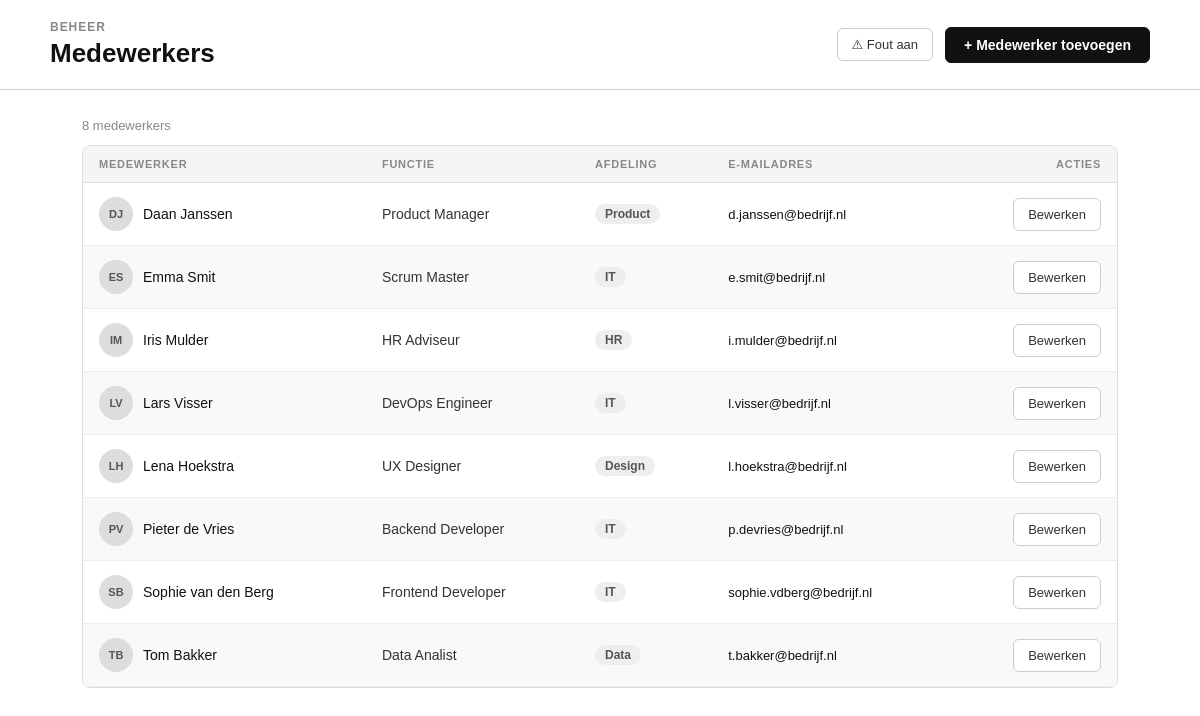
Screenshot of /medewerker_overzicht/medewerkers.php with the database file from the repository.
### tables this page shows
CREATE TABLE IF NOT EXISTS medewerkers (
    id INT AUTO_INCREMENT PRIMARY KEY,
    naam VARCHAR(100) NOT NULL,
    functie VARCHAR(100) NOT NULL,
    email VARCHAR(150) NOT NULL,
    afdeling VARCHAR(50) NOT NULL
);

### medewerker_overzicht/medewerkers.php (the view, shortened to what this page needs)
<?php
$host     = 'localhost';
$dbname   = 'medewerker_overzicht';
$username = 'root';
$password = '';
$medewerkers  = [];
$fout         = null;
$simuleer_fout = isset($_GET['fout']) && $_GET['fout'] == '1';
if ($simuleer_fout) {
    $fout = "Er is iets misgegaan bij het laden van de medewerkers.";
} else {
    try {
        $pdo = new PDO("mysql:host=$host;dbname=$dbname;charset=utf8", $username, $password);
        $pdo->setAttribute(PDO::ATTR_ERRMODE, PDO::ERRMODE_EXCEPTION);
        $stmt = $pdo->query("SELECT id, naam, functie, email, afdeling FROM medewerkers ORDER BY naam ASC");
        $medewerkers = $stmt->fetchAll(PDO::FETCH_ASSOC);
    } catch (PDOException $e) {
        $fout = "Er is iets misgegaan bij het laden van de medewerkers.";
    }
}
function initialen(string $naam): string {
    $delen  = explode(' ', $naam);
    $eerste = strtoupper(substr($delen[0], 0, 1));
    $laatste = strtoupper(substr(end($delen), 0, 1));
    return $eerste . $laatste;
}
?>
<!DOCTYPE html>
<html lang="nl">
<head>
    <link rel="stylesheet" href="medewerkers.css">
</head>
<body>
<header>
    <div class="header-inner">
        <div>
            <p class="header-label">Beheer</p>
            <h1 class="header-titel">Medewerkers</h1>
        </div>
        <div class="header-acties">
            <?php if ($simuleer_fout): ?>
                <a href="medewerkers.php" class="knop-secundair">✓ Normaal</a>
            <?php else: ?>
                <a href="medewerkers.php?fout=1" class="knop-secundair">⚠ Fout aan</a>
            <?php endif; ?>
            <button class="knop-primair" onclick="toggleFormulier()">+ Medewerker toevoegen</button>
        </div>
    </div>
</header>
<main>
    <?php if ($fout): ?>
        <div class="fout-blok">
            <div class="fout-icoon">!</div>
            <div>
                <p class="fout-tekst"><?= htmlspecialchars($fout) ?></p>
            </div>
        </div>
    <?php else: ?>
        <p class="aantal-tekst"><?= count($medewerkers) ?> medewerkers</p>
        <div class="tabel-wrapper">
            <table>
                <thead>
                    <tr>
                        <th>Medewerker</th>
                        <th>Functie</th>
                        <th>Afdeling</th>
                        <th>E-mailadres</th>
                        <th class="rechts">Acties</th>
                    </tr>
                </thead>
                <tbody>
                    <?php foreach ($medewerkers as $medewerker): ?>
                        <tr>
                            <td>
                                <div class="naam-cel">
                                    <div class="avatar"><?= htmlspecialchars(initialen($medewerker['naam'])) ?></div>
                                    <span class="naam"><?= htmlspecialchars($medewerker['naam']) ?></span>
                                </div>
                            </td>
                            <td><?= htmlspecialchars($medewerker['functie']) ?></td>
                            <td><span class="badge"><?= htmlspecialchars($medewerker['afdeling']) ?></span></td>
                            <td>
                                <a class="email-link" href="mailto:<?= htmlspecialchars($medewerker['email']) ?>">
                                    <?= htmlspecialchars($medewerker['email']) ?>
                                </a>
                            </td>
                            <td class="rechts">
                                <a class="knop-secundair" href="medewerker_bewerken.php?id=<?= (int)$medewerker['id'] ?>">Bewerken</a>
                            </td>
                        </tr>
                    <?php endforeach; ?>
                </tbody>
            </table>
        </div>
    <?php endif; ?>
</main>
</body>
</html>

### medewerker_overzicht/medewerkers.css (style rules this page uses)
* { box-sizing: border-box; margin: 0; padding: 0; }
body { font-family: sans-serif; background: #fff; color: #111; }
header { border-bottom: 1px solid #ccc; padding: 0 32px; }
.header-inner { max-width: 1100px; margin: 0 auto; display: flex; align-items: center; justify-content: space-between; padding: 20px 0; }
.header-label { font-size: 12px; font-weight: 600; color: #888; letter-spacing: 0.08em; text-transform: uppercase; margin-bottom: 4px; }
.header-titel { font-size: 26px; font-weight: 600; color: #111; }
.header-acties { display: flex; gap: 12px; align-items: center; }
.knop-primair { padding: 9px 18px; border: 1px solid #111; border-radius: 6px; background: #111; color: #fff; font-size: 14px; font-weight: 600; cursor: pointer; text-decoration: none; }
.knop-secundair { padding: 8px 14px; border: 1px solid #ccc; border-radius: 6px; background: #fff; font-size: 13px; cursor: pointer; text-decoration: none; color: #333; }
main { max-width: 1100px; margin: 0 auto; padding: 28px 32px; }
.aantal-tekst { font-size: 13px; color: #888; margin-bottom: 12px; }
.tabel-wrapper { border: 1px solid #ddd; border-radius: 8px; overflow: hidden; }
table { width: 100%; border-collapse: collapse; }
thead th { padding: 12px 16px; text-align: left; font-size: 11px; font-weight: 700; color: #888; letter-spacing: 0.07em; text-transform: uppercase; background: #f5f5f5; border-bottom: 1px solid #ddd; }
thead th.rechts { text-align: right; }
tbody tr:nth-child(even) { background: #f9f9f9; }
tbody td { padding: 14px 16px; font-size: 14px; color: #333; border-bottom: 1px solid #eee; vertical-align: middle; }
tbody td.rechts { text-align: right; }
.naam-cel { display: flex; align-items: center; gap: 10px; }
.avatar { width: 34px; height: 34px; border-radius: 50%; background: #ddd; display: flex; align-items: center; justify-content: center; font-size: 11px; font-weight: 700; color: #555; flex-shrink: 0; }
.naam { font-weight: 500; color: #111; }
.badge { display: inline-block; padding: 3px 10px; border-radius: 20px; font-size: 12px; font-weight: 600; background: #eee; color: #555; }
.email-link { color: #111; text-decoration: none; font-size: 13px; }

### rows the page displays
medewerkers: naam "DJ", naam "Daan Janssen", functie "Product Manager", afdeling "Product", email "d.janssen@bedrijf.nl"
medewerkers: naam "ES", naam "Emma Smit", functie "Scrum Master", afdeling "IT", email "e.smit@bedrijf.nl"
medewerkers: naam "IM", naam "Iris Mulder", functie "HR Adviseur", afdeling "HR", email "i.mulder@bedrijf.nl"
medewerkers: naam "LV", naam "Lars Visser", functie "DevOps Engineer", afdeling "IT", email "l.visser@bedrijf.nl"
medewerkers: naam "LH", naam "Lena Hoekstra", functie "UX Designer", afdeling "Design", email "l.hoekstra@bedrijf.nl"
medewerkers: naam "PV", naam "Pieter de Vries", functie "Backend Developer", afdeling "IT", email "p.devries@bedrijf.nl"
medewerkers: naam "SB", naam "Sophie van den Berg", functie "Frontend Developer", afdeling "IT", email "sophie.vdberg@bedrijf.nl"
medewerkers: naam "TB", naam "Tom Bakker", functie "Data Analist", afdeling "Data", email "t.bakker@bedrijf.nl"

### other values shown
count($medewerkers) "8"
